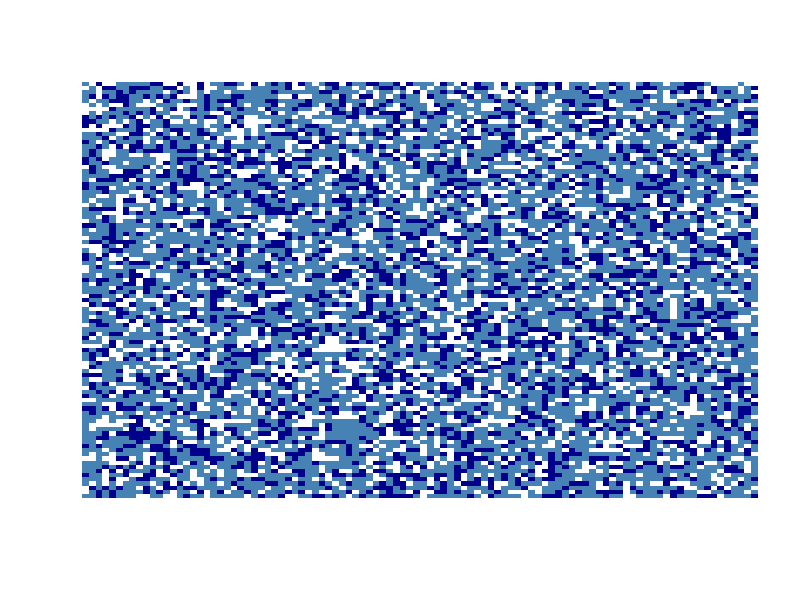
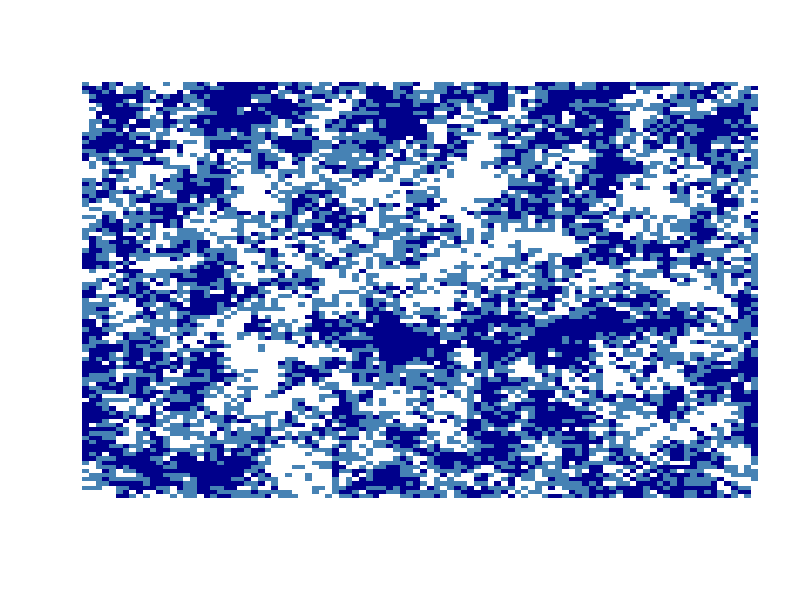

The R source for these figures, in order: (Note: this script raises an error after producing the figures.)
################################################
######Chapter 5. Migration: Spatial Models######
######Sean Wu 5/27/2016#########################
################################################


####################
###Create lattice###
####################

#A1A1=1, A2A2=2, A1A2=3
cell_init <- function(i,j,p){
  rand <- runif(1)
  if(rand < p^2){
    return(1)
  } else if(rand > 1-((1-p)^2)) {
    return(2)
  } else {
    return(3)
  }
}

cell_initV <- Vectorize(cell_init,c("i","j"))

lattice_init <- function(r,c,p){
  outer(1:r,1:c,cell_initV,p=p)
}


#########################################
###Helper functions to run simulations###
#########################################

#functions to return an index in the viable mating range, with bounding at borders to account for toroidal lattice structure
get_index <- function(i,d){
  min <- i-d
  max <- i+d
  return(floor(runif(1) * (max - min + 1)) + (min))
}

bounded_index <- function(i,d,dim){
  index <- get_index(i=i,d=d)
  if(index <= 0){
    index <- index + dim
  }
  if(index > dim){
    index <- index - dim
  }
  return(index)
}

#function to return a mate for the cell at position i,j
get_mate <- function(i,j,d,grid){
  i_prime <- bounded_index(i=i,d=d,dim=nrow(grid))
  j_prime <- bounded_index(i=j,d=d,dim=ncol(grid))
  return(grid[i_prime,j_prime])
}

#function to return offspring for two parents (A1A1=1, A2A2=2, A1A2=3)
get_offspring <- function(par1,par2){
  if(par1==1 & par2==1){ #both A1A1
    return(1)
  } else if((par1==1 & par2==3) | (par1==3 & par2==1)){ #one A1A1 one A1A2
    if(runif(1) < 0.5){
      return(1)
    } else {
      return(3)
    }
  } else if((par1==1 & par2==2) | (par1==2 & par2==1)){ #one A1A1 one A2A2
    return(3)
  } else if(par1==3 & par2==3){ #both A1A2
    rand <- runif(1)
    if(rand < 0.25){
      return(1)
    } else if(rand > 0.75){
      return(2)
    } else {
      return(3)
    }
  } else if((par1==2 & par2==3) | (par1==3 & par2==2)){ #one A1A2 one A2A2
    if(runif(1) < 0.5){
      return(2)
    } else {
      return(3)
    }
  } else { #both A2A2
    return(2)
  }
}

#function that selects a mate and produces an offspring for a single cell
cell_generation <- function(i,j,grid,d=1){
  mate <- get_mate(i=i,j=j,d=d,grid=grid)
  offspring <- get_offspring(par1=grid[i,j],par2=mate)
  return(offspring)
}

#function to run a single generation
run_generation <- function(grid){
  dim <- nrow(grid)
  iterator <- expand.grid(1:dim,1:dim) #set up iterator for mapply 
  new_grid <- mapply(cell_generation,i=iterator$Var1,j=iterator$Var2,MoreArgs=list(grid=grid,d=1),SIMPLIFY=TRUE) #use mapply to create offspring grid based on original grid
  new_grid <- matrix(data=new_grid,nrow=dim,ncol=dim) #need to turn vector into matrix; R lists matricies in column-major order
  return(new_grid)
}

run_generation <- function(grid){
  new_grid <- matrix(NA,nrow=nrow(grid),ncol=ncol(grid))
  for(i in 1:nrow(grid)){
    for(j in 1:ncol(grid)){
      new_grid[i,j] <- cell_generation(i=i,j=j,grid=grid)
    }
  }
  return(new_grid)
}


#####################
###Run Simulations###
#####################


init_grid <- lattice_init(r=100,c=100,p=0.5)
table(init_grid) #check to make sure allele frequencies make sense
sim_out <- list()

for(i in 1:100){
  if(i==1){
    grid_i <- run_generation(init_grid)
    sim_out[[i]] <- grid_i
  }
  grid_i <- run_generation(grid=grid_i)
  sim_out[[i]] <- grid_i
  print(paste("Generation i:",i))
}

image(init_grid,col=c("white","darkblue","steelblue"),axes=FALSE)
image(sim_out[[100]],col=c("white","darkblue","steelblue"),axes=FALSE)

IMAGE.dir <- "C:/Users/WuS/Desktop/migration_out/"
for(i in 1:length(sim_out)){
  write.table(x=sim_out[[i]],file=paste0(IMAGE.dir,"time",i,".csv"),col.names=FALSE,sep=",")
}
  
gg_image <- function(grid){
  melt_dat <- melt(grid)
  plot <- ggplot() +
    geom_raster(data=melt_dat,aes(x=Var1,y=Var2,fill=as.factor(value))) +
    scale_fill_manual(values=c("1"="darkblue","2"="steelblue","3"="white")) +
    guides(fill=FALSE) +
    theme(axis.text=element_blank(),axis.ticks=element_blank(),panel.background=element_blank(),panel.grid.minor=element_blank(),panel.grid.major=element_blank(),axis.title=element_blank(),title=element_blank(),panel.border=element_rect(fill=NA,colour="black",size=2))
  print(plot)
}
  
gg_image(init_grid)
gg_image(sim_out[[100]])